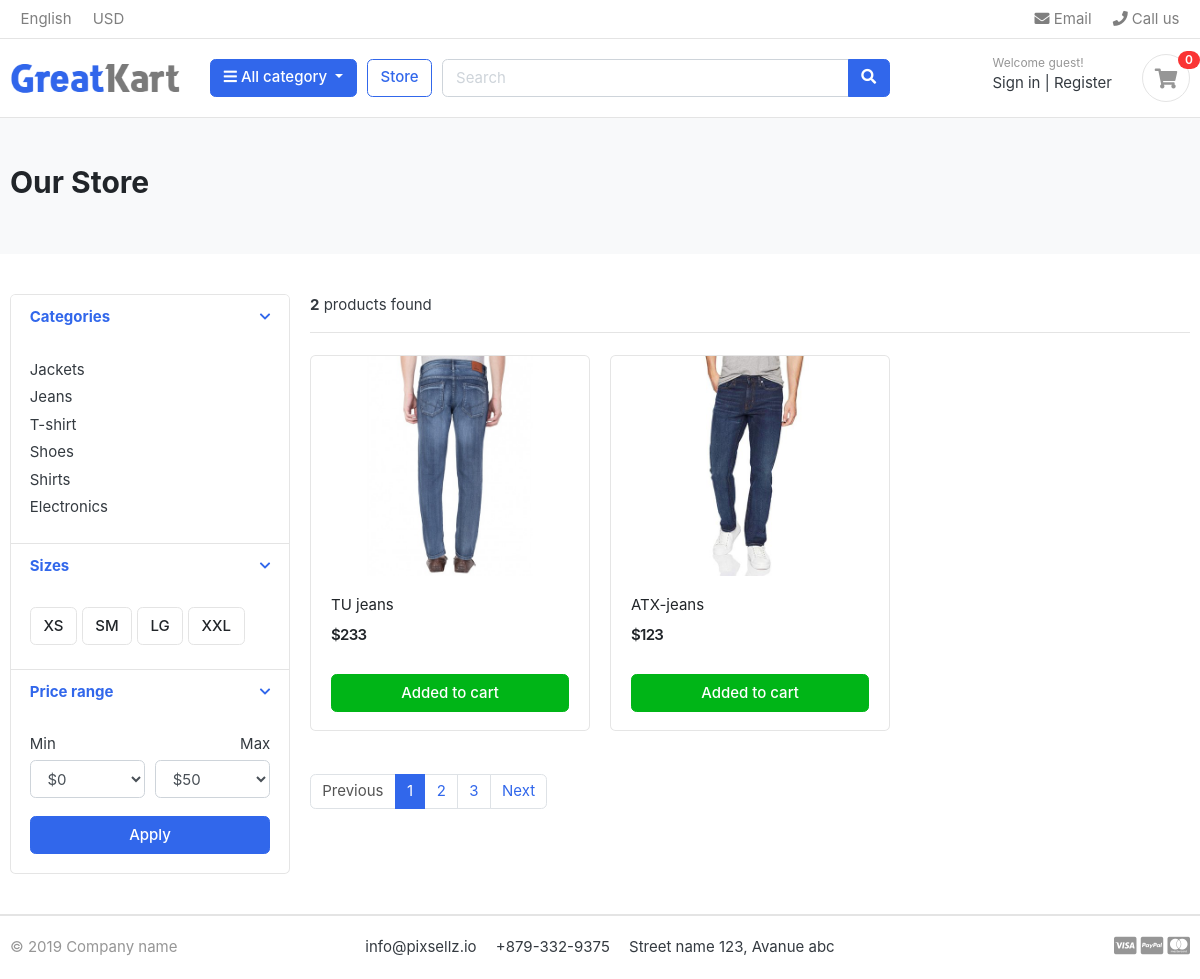
/store/jeans/, run on the app's committed database.
### store/models.py (models this page shows, shortened)
class Category(models.Model):
    cat_name = models.CharField(
        verbose_name='category name', max_length=50, unique=True)
    slug = models.SlugField(max_length=100, unique=True)
    description = models.TextField(max_length=255)
    cat_image = models.ImageField(
        upload_to='photos/categories', verbose_name='Category Image', blank=True)
    class Meta:
        verbose_name = 'Category'
        verbose_name_plural = "Categories"

class Product(models.Model):
    product_name = models.CharField(max_length=200, unique=True, null=True)
    slug = models.SlugField(max_length=100, unique=True, null=True)
    description = models.TextField(max_length=500, blank=True, null=True)
    price = models.IntegerField(null=True)
    images = models.ImageField(upload_to='photos/products', null=True)
    stock = models.IntegerField(null=True)
    is_available = models.BooleanField(default=True)
    category = models.ForeignKey(Category, on_delete=models.CASCADE, null=True)
    created_date = models.DateTimeField(auto_now_add=True, null=True)
    modified_date = models.DateTimeField(auto_now=True, null=True)
    class Meta:
        verbose_name = 'Product'
        verbose_name_plural = "Products"

### store/views.py (the view)
# urls.py: path('store/', include('store.urls')),
def store(request, category_slug=None):
    categories = None
    products = None
    if category_slug != None:
        categories = get_object_or_404(Category, slug=category_slug)
        products = Product.objects.filter(
            category=categories, is_available=True)
        product_count = products.count()
    else:
        products = Product.objects.all().filter(is_available=True)
        product_count = products.count()
    context = {
        "products": products,
        "products_count": product_count
    }
    return render(request, 'store/store.html', context)

### store/context_processors.py (called while the page is built)
def category(request):
    links = Category.objects.all()
    return dict(category_links=links)

### store/templates/store/store.html (shortened to what this page needs)
{% extends 'store/base.html' %} {% block content %} {% load static %}
<section class="section-pagetop bg">
  <div class="container">
    <h2 class="title-page">Our Store</h2>
  </div>
</section>
<section class="section-content padding-y">
  <div class="container">
    <div class="row">
      <aside class="col-md-3">
        <div class="card">
          <article class="filter-group">
            <header class="card-header">
              <a
                href="#"
                data-toggle="collapse"
                data-target="#collapse_1"
                aria-expanded="true"
                class=""
              >
                <i class="icon-control fa fa-chevron-down"></i>
                <h6 class="title">Categories</h6>
              </a>
            </header>
            <div class="filter-content collapse show" id="collapse_1" style="">
              <div class="card-body">
                <ul class="list-menu">
                  {% for category in category_links %}
                  <li>
                    <a
                      href="{% url 'store:products_by_category' category.slug %}"
                      >{{category.cat_name}}</a
                    >
                  </li>
                  {% endfor %}
                </ul>
              </div>
            </div>
          </article>
          <article class="filter-group">
            <header class="card-header">
              <a
                href="#"
                data-toggle="collapse"
                data-target="#collapse_4"
                aria-expanded="true"
                class=""
              >
                <i class="icon-control fa fa-chevron-down"></i>
                <h6 class="title">Sizes</h6>
              </a>
            </header>
            <div class="filter-content collapse show" id="collapse_4" style="">
              <div class="card-body">
                <label class="checkbox-btn">
                  <span class="btn btn-light"> XS </span>
                </label>
                <label class="checkbox-btn">
                  <span class="btn btn-light"> SM </span>
                </label>
                <label class="checkbox-btn">
                  <span class="btn btn-light"> LG </span>
                </label>
                <label class="checkbox-btn">
                  <span class="btn btn-light"> XXL </span>
                </label>
              </div>
            </div>
          </article>
          <article class="filter-group">
            <header class="card-header">
              <a
                href="#"
                data-toggle="collapse"
                data-target="#collapse_3"
                aria-expanded="true"
                class=""
              >
                <i class="icon-control fa fa-chevron-down"></i>
                <h6 class="title">Price range</h6>
              </a>
            </header>
            <div class="filter-content collapse show" id="collapse_3" style="">
              <div class="card-body">
                <div class="form-row">
                  <div class="form-group col-md-6">
                    <label>Min</label>
                    <select class="mr-2 form-control">
                      <option value="0">$0</option>
                    </select>
                  </div>
                  <div class="form-group text-right col-md-6">
                    <label>Max</label>
                    <select class="mr-2 form-control">
                      <option value="50">$50</option>
                    </select>
                  </div>
                </div>
                <button class="btn btn-block btn-primary">Apply</button>
              </div>
            </div>
          </article>
        </div>
      </aside>
      <main class="col-md-9">
        <header class="border-bottom mb-4 pb-3">
          <div class="form-inline">
            <span class="mr-md-auto">
              <b>{{products_count}}</b> products found
            </span>
          </div>
        </header>
        <div class="row">
          {% for product in products %}
          <div class="col-md-4">
            <figure class="card card-product-grid">
              <div class="img-wrap">
                <img src="{{product.images.url}}" />
              </div>
              <figcaption class="info-wrap">
                <div class="fix-height">
                  <a href="" class="title">{{product.product_name}}</a>
                  <div class="price-wrap mt-2">
                    <span class="price">${{product.price}}</span>
                  </div>
                </div>
                <a href="#" class="btn btn-block btn-success">Added to cart </a>
              </figcaption>
            </figure>
          </div>
          {% endfor %}
        </div>
        <nav class="mt-4" aria-label="Page navigation sample">
          <ul class="pagination">
            <li class="page-item disabled">
              <a class="page-link" href="#">Previous</a>
            </li>
            <li class="page-item active">
              <a class="page-link" href="#">1</a>
            </li>
            <li class="page-item"><a class="page-link" href="#">2</a></li>
            <li class="page-item"><a class="page-link" href="#">3</a></li>
            <li class="page-item"><a class="page-link" href="#">Next</a></li>
          </ul>
        </nav>
      </main>
    </div>
  </div>
</section>
{% endblock %}

### store/static/store/css/ui.css (style rules this page uses)
html { font-family: "Inter", sans-serif; font-size: 15px; }
.img-wrap { text-align: center; display: block; }
.img-wrap img { max-width: 100%; }
.price-wrap { letter-spacing: -0.7px; }
.padding-y { padding-top: 40px; padding-bottom: 40px; }
figure { margin-bottom: 0; }
article:after, .form-group:after { display: block; clear: both; content: ""; }
.bg { background-color: #f8f9fa; }
.title-page { color: #212529; }
.btn-light { background-color: #fff; border-color: #e4e4e4; }
[class*=list-] li:after { visibility: hidden; display: block; content: ""; overflow: hidden; height: 0; clear: both; }
.list-menu { list-style: none; margin: 0; padding-left: 0; }
.list-menu li { margin-bottom: 5px; }
.list-menu a { color: #343a40; }
[class*=card-product] a.title { color: #212529; display: block; }
[class*=card-product] .img-wrap { overflow: hidden; position: relative; }
[class*=card-product] .img-wrap img { height: 100%; max-width: 100%; width: auto; display: inline-block; -o-object-fit: cover; object-fit: cover; }
.card-product-grid { margin-bottom: 20px; }
.card-product-grid .img-wrap { border-radius: 0.2rem 0.2rem 0 0; height: 220px; }
.card-product-grid .info-wrap { overflow: hidden; padding: 18px 20px; }
.card-product-grid .fix-height { height: 80px; overflow: hidden; }
.card .img-wrap { overflow: hidden; }
.price { font-weight: 600; color: #212529; }
.icon-control { margin-top: 5px; float: right; font-size: 80%; }
.card-header .title { margin-bottom: 0; line-height: 1.5; }
.filter-group { border-bottom: 1px solid #e4e4e4; }
.filter-group .card-header { border-bottom: 0; }
.filter-group:last-child { border-bottom: 0; }
.checkbox-btn { position: relative; }
.section-pagetop { padding: 45px 0; }

### data on the page
Category: cat_name "Jackets"
Category: cat_name "Jeans"
Category: cat_name "T-shirt"
Category: cat_name "Shoes"
Category: cat_name "Shirts"
Category: cat_name "Electronics"
Product: images (picture), product_name "TU jeans", price "233"
Product: images (picture), product_name "ATX-jeans", price "123"

### other printed values
{{ products_count }} "2"
